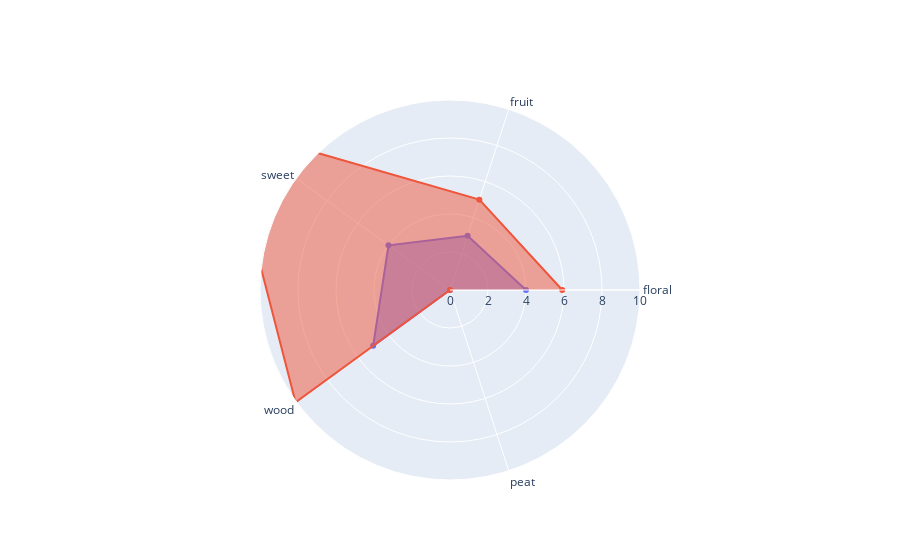

The notebook cell saved with this chart:
### Markdown cell above
##### *compare only overlap*

meaning only those OSAs: "floral", "fruit", "sweet", "wood", "peat"

### Code cell
overlap_OSAs = ["floral", "fruit", "sweet", "wood", "peat"]
OSA_compare_000920 = find_overlapping_profiles(OSA_plotting_000920, overlap_OSAs)
panelist_compare_000920 = [4,3,4,5,0]
compare_profiles(OSA_compare_000920.T, panelist_compare_000920)

### Figure 1 — Plotly figure (JSON) as saved in the notebook; plotly's stock layout.template omitted (floating-point values rounded to 4 significant figures)
{"data": [{"fill": "toself", "name": "panelist", "r": [4, 3, 4, 5, 0], "theta": ["floral", "fruit", "sweet", "wood", "peat"], "type": "scatterpolar"}, {"fill": "toself", "name": "MS_prediction", "r": [5.909, 5.0, 14.68, 10.05, 0], "theta": ["floral", "fruit", "sweet", "wood", "peat"], "type": "scatterpolar"}], "layout": {"polar": {"radialaxis": {"range": [0, 10], "visible": true}}, "showlegend": false}}
